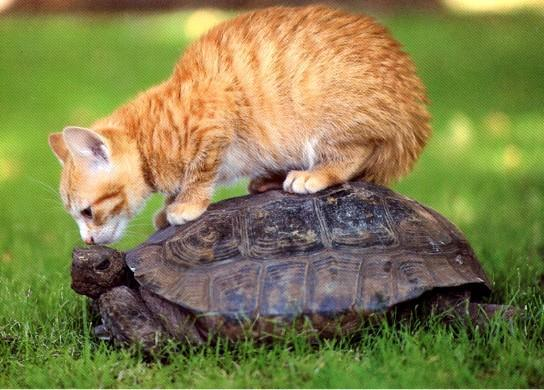
#> input picture examples/coca/cat.jpg, 544 x 390 px
$ python -i img_utils.py   (imports and definitions only)
#> lines starting #> are read from the running program, lines starting #| are printed output that depends on the picture; after the words box and inside, x2 and y2 are one past the last pixel; in counts of white or black regions, pixels touching at a corner belong together
#> further down, picture is the input picture: shape (390, 544, 3); mean B, G, R 76.1, 127.5, 130.4
# Adapted from https://github.com/Tencent-Hunyuan/Hunyuan3D-1 to work with MindSpore.
import os

import cv2
import numpy as np
from matplotlib import pyplot as plt
from skimage.metrics import hausdorff_distance


# [47 lines left out: functions get_input_imgs_path, rgba_to_rgb, resize_with_aspect_ratio, not called in this run]


def estimate_img_mask(image):
    # 转换为灰度图像
    gray = cv2.cvtColor(image, cv2.COLOR_BGR2GRAY)
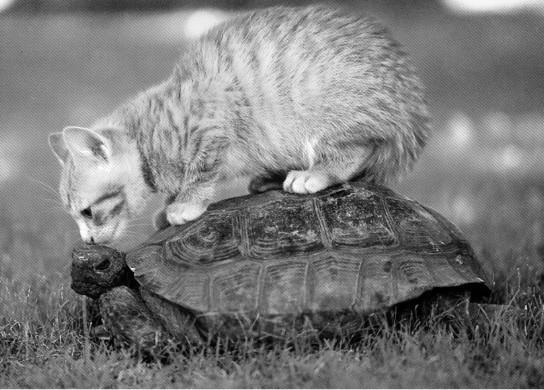
#> gray: shape (390, 544); min 0, max 254, mean 122.5

    # 使用大津法进行阈值分割
    # _, thresh = cv2.threshold(gray, 0, 255, cv2.THRESH_BINARY_INV + cv2.THRESH_OTSU)
    # mask_otsu = thresh.astype(bool)
    # thresh_gray = 240

    # 使用 Canny 边缘检测算法找到边缘
    edges = cv2.Canny(gray, 20, 50)
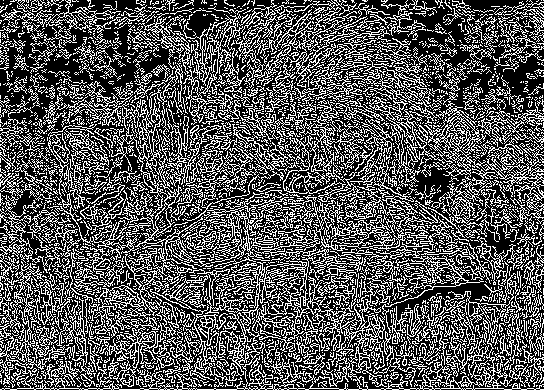
#> edges: shape (390, 544); 33.8% white in thin lines or dots

    # 使用形态学操作扩展边缘
    kernel = np.ones((3, 3), np.uint8)
    edges_dilated = cv2.dilate(edges, kernel, iterations=1)
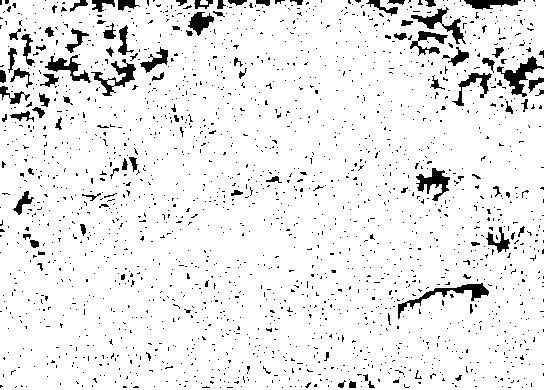
#> edges_dilated: shape (390, 544); 92.7% white; 1999 black regions (1905 under 20 px)

    contours, _ = cv2.findContours(edges_dilated, cv2.RETR_EXTERNAL, cv2.CHAIN_APPROX_SIMPLE)
#> contours = 2 contours; box (x1, y1, x2, y2) and area: (0, 0, 544, 390) 208452, (200, 0, 208, 5) 26

    # 创建一个空的 mask
    mask = np.zeros_like(gray, dtype=np.uint8)

    # 根据轮廓信息填充 mask（使用 thickness=cv2.FILLED 参数）
    cv2.drawContours(mask, contours, -1, 255, thickness=cv2.FILLED)
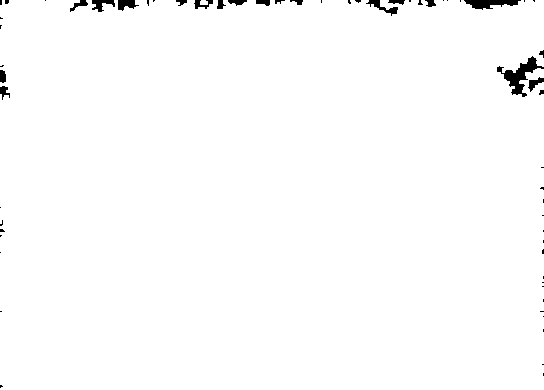
#> mask: shape (390, 544); 98.9% white; 61 black regions (42 under 20 px), largest, box (x1, y1, x2, y2) and area: (497, 56, 544, 97) 595, (464, 0, 521, 10) 334, (366, 0, 398, 16) 157
    mask = mask.astype(bool)

    return mask


# [136 lines left out: functions compute_img_diff, predict_match_success_human, predict_match_success, not called in this run]

>>> import cv2
>>> picture = cv2.imread('../../../coca/cat.jpg')
>>> result = estimate_img_mask(picture)
